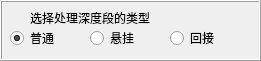
      <widget class="QFrame" name="frame_27">
       <property name="geometry">
        <rect>
         <x>40</x>
         <y>510</y>
         <width>261</width>
         <height>61</height>
        </rect>
       </property>
       <property name="frameShape">
        <enum>QFrame::Box</enum>
       </property>
       <property name="frameShadow">
        <enum>QFrame::Raised</enum>
       </property>
       <widget class="QLabel" name="label_148">
        <property name="geometry">
         <rect>
          <x>30</x>
          <y>10</y>
          <width>191</width>
          <height>16</height>
         </rect>
        </property>
        <property name="styleSheet">
         <string notr="true">font: 10pt &quot;黑体&quot;;</string>
        </property>
        <property name="text">
         <string>选择处理深度段的类型</string>
        </property>
       </widget>
       <widget class="QRadioButton" name="radioButton_3">
        <property name="geometry">
         <rect>
          <x>10</x>
          <y>30</y>
          <width>89</width>
          <height>16</height>
         </rect>
        </property>
        <property name="text">
         <string>普通</string>
        </property>
        <property name="checked">
         <bool>true</bool>
        </property>
       </widget>
       <widget class="QRadioButton" name="radioButton_4">
        <property name="geometry">
         <rect>
          <x>90</x>
          <y>30</y>
          <width>61</width>
          <height>16</height>
         </rect>
        </property>
        <property name="text">
         <string>悬挂</string>
        </property>
       </widget>
       <widget class="QRadioButton" name="radioButton_7">
        <property name="geometry">
         <rect>
          <x>170</x>
          <y>30</y>
          <width>61</width>
          <height>16</height>
         </rect>
        </property>
        <property name="text">
         <string>回接</string>
        </property>
       </widget>
      </widget>
